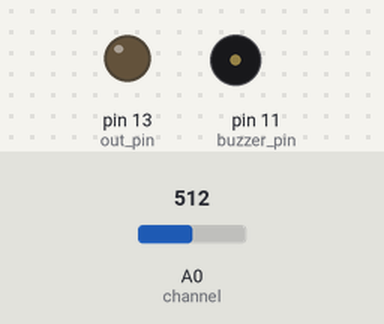
The sketch below on a simulated Arduino Uno, built with avr-gcc and run on an emulated ATmega328P. Parts: output pins drawn as LEDs (lit = HIGH), buzzer (waves = sounding, pin HIGH). The inputs (shaded band) are chosen by the test bench; at power-on: A0 (channel) = 512.

Above: at 1.2 s.
1.3 s: A0 (channel) set to 716
Timing chart, 0 to 4.3 s (numbered marks = the images above; inputs shaded):
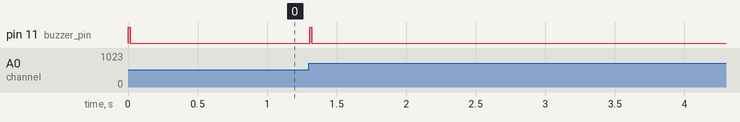

Measured:
- after the input at 1.3 s, pin 11 (buzzer_pin): LOW → HIGH at once, → LOW 0.02 s later

The sketch:

safe_lock.ino
```cpp
#define NOTURN 0
#define LEFT   1
#define RIGTH  2

// Change the password's length as you want
// You shoudn't use less than 4 numbers
const byte psw_length = 6;

/*  THE PASSWORD NEED TO HAVE A SPECIAL FORM
 *
 * psw[0] < psw[1] > psw[2] < psw[3] > ...
 * or
 * psw[0] > psw[1] < psw[2] > psw[3] < ...
 *
 * A high number then a low number
 * Or a low number the a high number
 */
const byte psw[psw_length] = {0, 4, 3, 6, 4, 9};
// Other example
//const byte psw[psw_length] = {9, 5, 7, 0, 2, 1};

byte out_pin = LED_BUILTIN;
byte buzzer_pin = 11;
byte channel = A0;

// Direction of the lock
// 0:nothing 1:turn_left 2:turn_right
byte dir = 0;
byte current = 0;
byte last = 0;

byte step = 0;
byte test1, test2;

void setup() {
  // Define the wrong ways
  if (psw[0] < 5) {
    test1 = LEFT;
    test2 = RIGTH;
  } else {
    test1 = RIGTH;
    test2 = LEFT;
  }

  pinMode(out_pin, OUTPUT);
  digitalWrite(out_pin, LOW);
  pinMode(buzzer_pin, OUTPUT);
}

void loop() {

  // Get current position and
  current = get_pos();
  if (current < last) dir = LEFT;
  else if (current > last) dir = RIGTH;
  else dir = NOTURN;

  if (dir) { // The lock change signal it
    digitalWrite(buzzer_pin, HIGH);
    delay(15);
    digitalWrite(buzzer_pin, LOW);
  }


  // Reset step counter if we turn in the wrong way
  if ((step % 2) == 1 && dir == test1) step = 0;
  if ((step % 2) == 0 && dir == test2) step = 0;

  if (current == psw[step]) step++;

  // When you enter the rigth password
  // this function is activate
  if (step == psw_length) {
    // Digital output enable
    digitalWrite(out_pin, HIGH);

    digitalWrite(buzzer_pin, HIGH);
    delay(150);
    digitalWrite(buzzer_pin, LOW);
    delay(150);
    digitalWrite(buzzer_pin, HIGH);
    delay(150);
    digitalWrite(buzzer_pin, LOW);

    // Disable output when we move the lock
    while(current == get_pos()) delay(50);
    digitalWrite(out_pin, LOW);
    // Reset counter
    step = 0;
  }

  last = current; // Save current position
  delay(10); // Slow down the code
}

byte get_pos() {
  return 9.0 * (float)(analogRead(channel)) / 1023.0 + 0.5;
}
```
